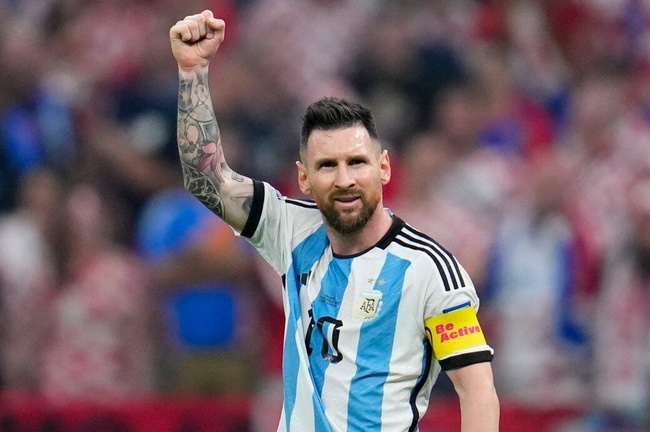
#> input picture dataset/messi.jpg, 650 x 432 px, shrunk from 1040 x 692 before the run, found by its file name
$ jupyter execute --allow-errors simpleGrid.ipynb
#> lines starting #> are read from the running program, lines starting #| are printed output that depends on the picture
[cell 1]
import numpy as np
import cv2
import dlib
import matplotlib.pyplot as plt
plt.rcParams["figure.figsize"] = (10, 8)

[cell 2]
SOURCE = 'messi.jpg'
DEST = 'mark-zuckerberg.jpg'

[cell 3]
img = cv2.imread(SOURCE)
#> img is the input picture: shape (432, 650, 3); mean B, G, R 109.6, 99.5, 114.6
img_gray = cv2.cvtColor(img, cv2.COLOR_BGR2GRAY)
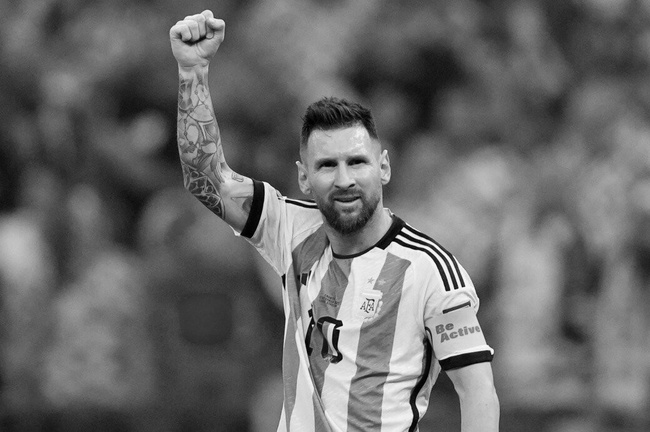
#> img_gray: shape (432, 650); min 0, max 255, mean 105.1
mask = np.zeros_like(img_gray)
plt.axis("off")
plt.imshow(cv2.cvtColor(img, cv2.COLOR_BGR2RGB))
plt.show()

[cell 4]
img_copy1 = np.copy(img)
img_gray_copy1 = np.copy(img_gray)
mask_copy = np.copy(mask)

#> (the rest of this cell did not finish here and is left out)

[cell 5]
img_copy1 = np.copy(img)
img_gray_copy1 = np.copy(img_gray)
mask_copy = np.copy(mask)

#> (the rest of this cell did not finish here and is left out)

#> (a cell that did not finish here is left out)

[cell 7]
img2 = cv2.imread(DEST)
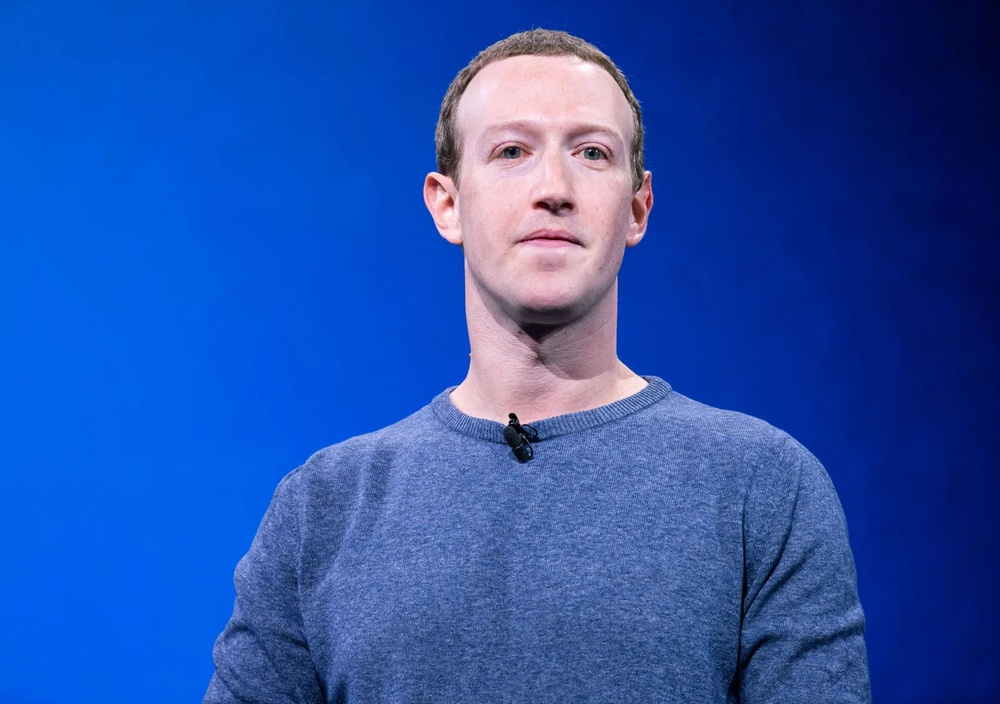
#> input picture dataset/mark-zuckerberg.jpg, 1000 x 704 px, shrunk from 1600 x 1126 before the run, found by its file name
#> img2 is the input picture: shape (704, 1000, 3); mean B, G, R 170.9, 80, 36.7
img_gray2 = cv2.cvtColor(img2, cv2.COLOR_BGR2GRAY)
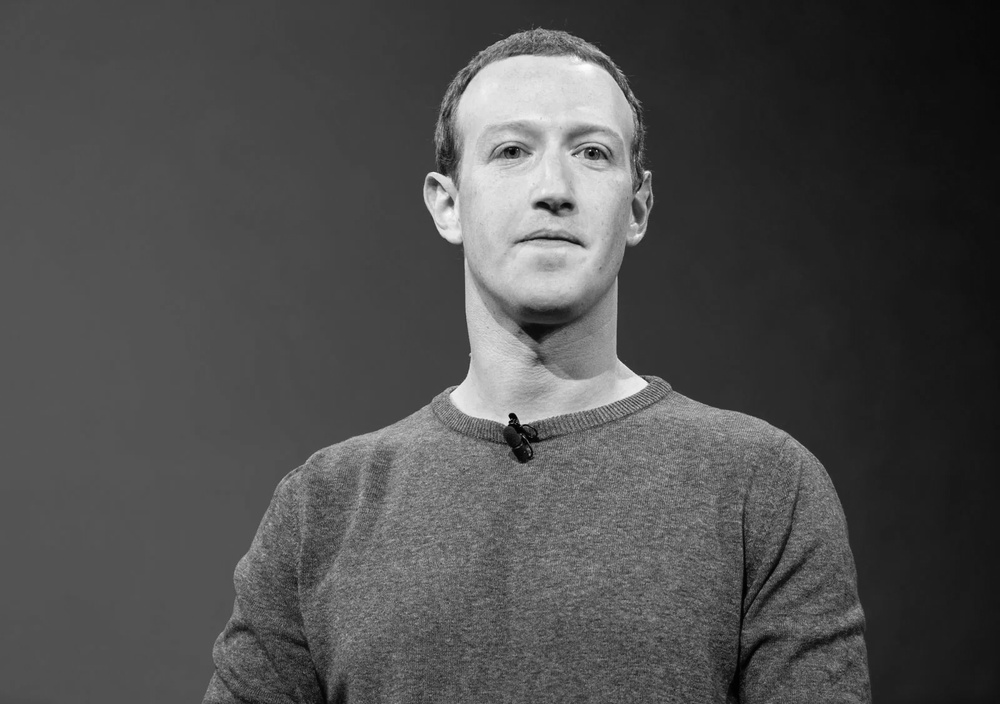
#> img_gray2: shape (704, 1000); min 0, max 254, mean 77.4
mask2 = np.zeros_like(img_gray2)
plt.axis("off")
plt.imshow(cv2.cvtColor(img2, cv2.COLOR_BGR2RGB))
plt.show()

[cell 8]
img_copy2 = np.copy(img2)
img_gray_copy2 = np.copy(img_gray2)
mask_copy2 = np.copy(mask2)

#> (the rest of this cell did not finish here and is left out)

#> (a cell that did not finish here is left out)

#> (a cell that did not finish here is left out)

[cell 11]
def extract_index_nparray(nparray):
    index = None
    for num in nparray[0]:
        index = num
        break
    return index

[cell 12]
img = cv2.imread(SOURCE)
img_gray = cv2.cvtColor(img, cv2.COLOR_BGR2GRAY)

img2 = cv2.imread(DEST)
img2_gray = cv2.cvtColor(img2, cv2.COLOR_BGR2GRAY)

mask = np.zeros_like(img_gray)
mask2 = np.zeros_like(img2_gray)

height, width, channels = img2.shape
#> height = 704; width = 1000; channels = 3
img2_new_face = np.zeros((height, width, channels), np.uint8)
# Loading Face landmarks detector
# detector = dlib.get_frontal_face_detector()
# predictor = dlib.shape_predictor("shape_predictor_68_face_landmarks.dat")
